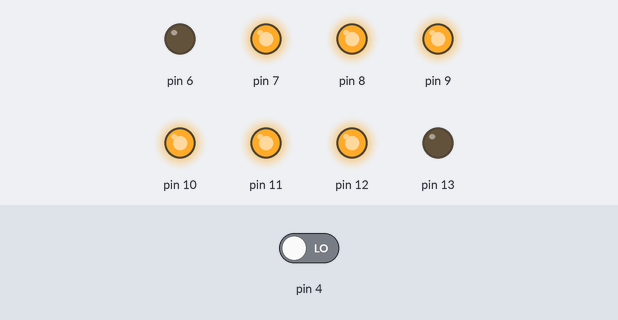
Bench run of a sketch on a simulated Arduino Uno, built with avr-gcc and run on an emulated ATmega328P. On the bench: output pins drawn as LEDs (lit = HIGH). The inputs (shaded band) are chosen by the test bench; at power-on: pin 4 LOW. What the sketch prints to the serial monitor is not drawn.

Above: at 1.2 s.
1.3 s: pin 4 driven HIGH
At 1.67 s:
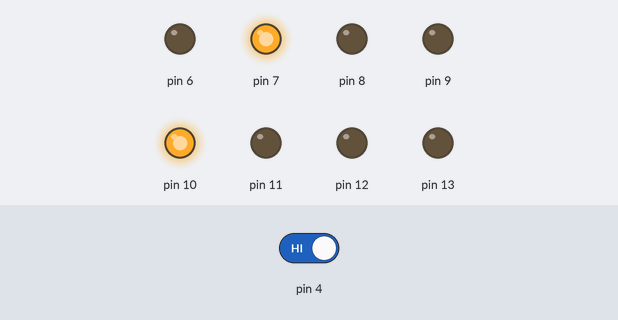
At 3.9 s:
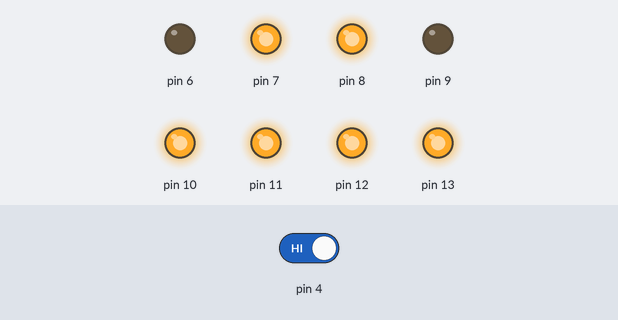
4.3 s: pin 4 driven LOW
At 4.9 s:
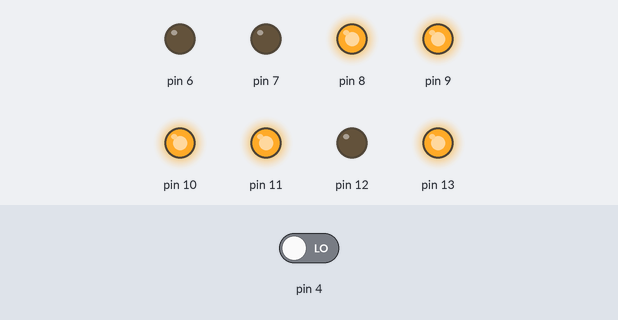
Timing chart, 0 to 7.3 s (numbered marks = the images above; inputs shaded):
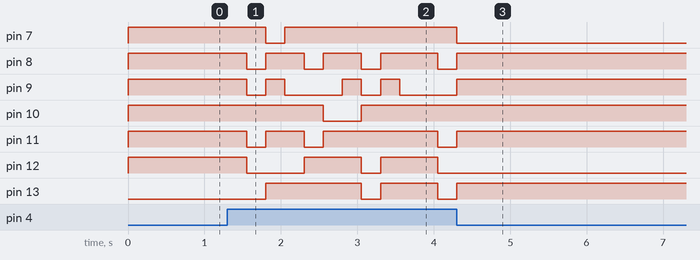

The sketch:

LAB2-2.ino
```cpp
int Number = 0;
int ButtonUp = 0;
void setup()
{
    Serial.begin(9600);
    pinMode(4, INPUT);
    pinMode(3, INPUT);
    pinMode(13, OUTPUT);
    pinMode(12, OUTPUT);
    pinMode(11, OUTPUT);
    pinMode(10, OUTPUT);
    pinMode(9, OUTPUT);
    pinMode(8, OUTPUT);
    pinMode(7, OUTPUT);
    pinMode(6, OUTPUT);

}

void loop()
{
    ButtonUp = digitalRead(4);
    if (ButtonUp == 1)
    {
        Number += 1;
        delay(250);
    }
    Serial.println(Number);
    if (Number == 0)
    {
        digitalWrite(13, LOW);
        digitalWrite(12, HIGH);
        digitalWrite(11, HIGH);
        digitalWrite(10, HIGH);
        digitalWrite(9, HIGH);
        digitalWrite(8, HIGH);
        digitalWrite(7, HIGH);
        digitalWrite(6, LOW);
    }
    if (Number == 1)
    {
        digitalWrite(13, LOW);
        digitalWrite(12, LOW);
        digitalWrite(11, LOW);
        digitalWrite(10, HIGH);
        digitalWrite(9, LOW);
        digitalWrite(8, LOW);
        digitalWrite(7, HIGH);
        digitalWrite(6, LOW);
    }
    if (Number == 2)
    {
        digitalWrite(13, HIGH);
        digitalWrite(12, LOW);
        digitalWrite(11, HIGH);
        digitalWrite(10, HIGH);
        digitalWrite(9, HIGH);
        digitalWrite(8, HIGH);
        digitalWrite(7, LOW);
        digitalWrite(6, LOW);
    }
    if (Number == 3)
    {
        digitalWrite(13, HIGH);
        digitalWrite(12, LOW);
        digitalWrite(11, HIGH);
        digitalWrite(10, HIGH);
        digitalWrite(9, LOW);
        digitalWrite(8, HIGH);
        digitalWrite(7, HIGH);
        digitalWrite(6, LOW);
    }
    if (Number == 4)
    {
        digitalWrite(13, HIGH);
        digitalWrite(12, HIGH);
        digitalWrite(11, LOW);
        digitalWrite(10, HIGH);
        digitalWrite(9, LOW);
        digitalWrite(8, LOW);
        digitalWrite(7, HIGH);
        digitalWrite(6, LOW);
    }
    if (Number == 5)
    {
        digitalWrite(13, HIGH);
        digitalWrite(12, HIGH);
        digitalWrite(11, HIGH);
        digitalWrite(10, LOW);
        digitalWrite(9, LOW);
        digitalWrite(8, HIGH);
        digitalWrite(7, HIGH);
        digitalWrite(6, LOW);
    }
    if (Number == 6)
    {
        digitalWrite(13, HIGH);
        digitalWrite(12, HIGH);
        digitalWrite(11, HIGH);
        digitalWrite(10, LOW);
        digitalWrite(9, HIGH);
        digitalWrite(8, HIGH);
        digitalWrite(7, HIGH);
        digitalWrite(6, LOW);
    }
    if (Number == 7)
    {
        digitalWrite(13, LOW);
        digitalWrite(12, LOW);
        digitalWrite(11, HIGH);
        digitalWrite(10, HIGH);
        digitalWrite(9, LOW);
        digitalWrite(8, LOW);
        digitalWrite(7, HIGH);
        digitalWrite(6, LOW);
    }
    if (Number == 8)
    {
        digitalWrite(13, HIGH);
        digitalWrite(12, HIGH);
        digitalWrite(11, HIGH);
        digitalWrite(10, HIGH);
        digitalWrite(9, HIGH);
        digitalWrite(8, HIGH);
        digitalWrite(7, HIGH);
        digitalWrite(6, LOW);
    }
    if (Number == 9)
    {
        digitalWrite(13, HIGH);
        digitalWrite(12, HIGH);
        digitalWrite(11, HIGH);
        digitalWrite(10, HIGH);
        digitalWrite(9, LOW);
        digitalWrite(8, HIGH);
        digitalWrite(7, HIGH);
        digitalWrite(6, LOW);
    }
    if (Number == 10)
    {
        Number = 0;
    }
}
```

Measured:
- after the input at 1.3 s, pin 7: HIGH → LOW after 0.50 s, → HIGH 0.25 s later; pin 8: HIGH → LOW after 0.25 s, then repeats every 0.75 s: HIGH 0.50 s, LOW 0.25 s
- after the input at 4.3 s, pin 7: goes on until 4.3 s, then stays LOW; pin 8, pin 9, pin 11, pin 13: goes on until 4.3 s, then stays HIGH; pin 10: stops changing and stays HIGH; pin 12: stops changing and stays LOW
